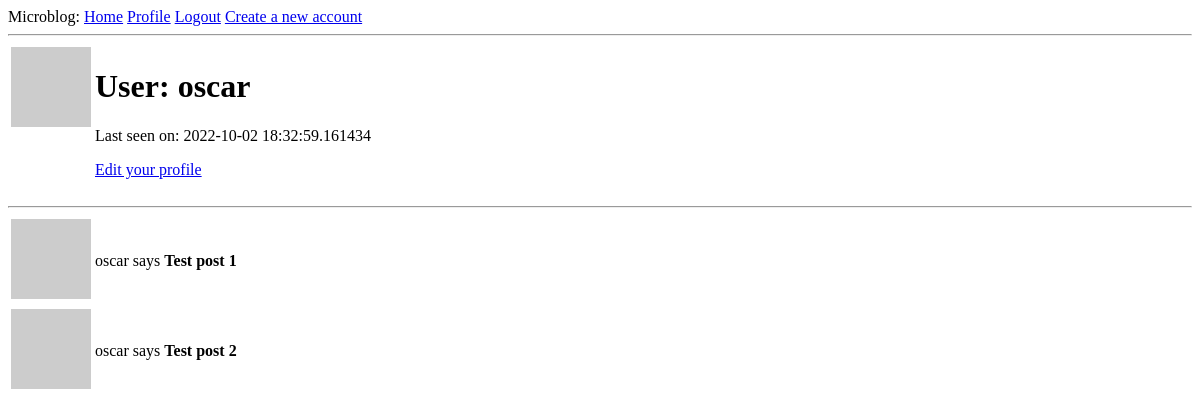
Before: /user/oscar (signed in) with the older database file.
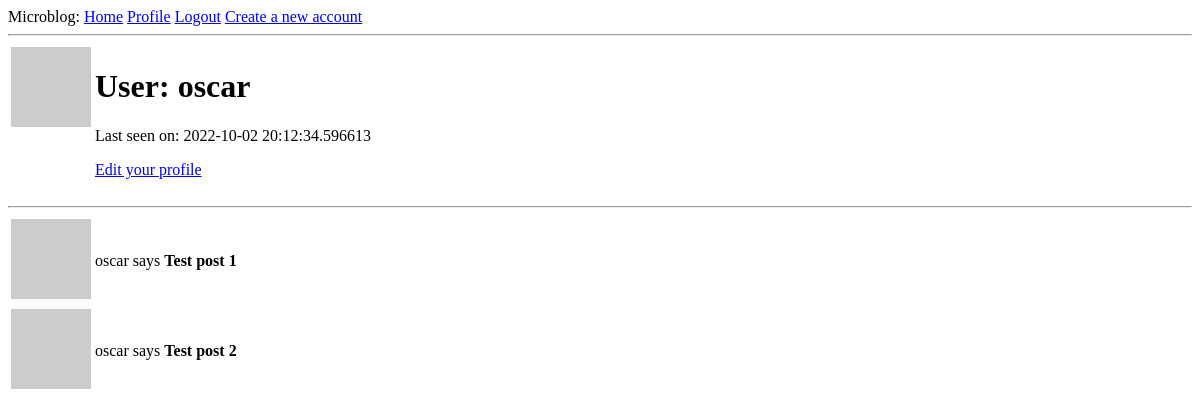
After: the same page with the newer database file.
### app/models.py (models this page shows, shortened)
class User(UserMixin, db.Model):
  id = db.Column(db.Integer, primary_key=True)
  username = db.Column(db.String(64), index=True, unique=True)
  email = db.Column(db.String(120), index=True, unique=True)
  password_hash = db.Column(db.String(128))
  posts = db.relationship("Post", backref="author", lazy="dynamic")
  about_me = db.Column(db.String(140))
  last_seen = db.Column(db.DateTime, default=datetime.utcnow)
  def avatar(self, size):
    digest = md5(self.email.lower().encode("utf-8")).hexdigest()
    return "https://www.gravatar.com/avatar/{}?d=identicon&s={}".format(digest, size)

### app/routes.py (the view)
@app.route("/user/<username>")
@login_required
def user(username):
    user = User.query.filter_by(username=username).first_or_404()
    posts = [
        {"author": user, "body": "Test post 1"},
        {"author": user, "body": "Test post 2"},
    ]
    return render_template("user.html", user=user, posts=posts)

### app/models.py (called while the page is built)
@login.user_loader
def load_user(id):
  return User.query.get(id)

### app/routes.py (called while the page is built)
@app.before_request
def before_request():
    if current_user.is_authenticated:
        current_user.last_seen = datetime.utcnow()
        db.session.commit()

### app/templates/user.html (shortened to what this page needs)
{% extends "base.html" %}
{% block content %}
  <table>
    <tr valign="top">
      <td><img src="{{ user.avatar(128) }}" alt=""></td>
      <td>
        <h1>User: {{ user.username }}</h1>
        {% if user.last_seen%}
          <p>Last seen on: {{ user.last_seen }}</p>
        {% endif %}
        <p><a href="{{ url_for('edit_profile')}}">Edit your profile</a></p>
      </td>
    </tr>
  </table>
  <hr>
  {% for post in posts %}
    {% include "_post.html" %}
  {% endfor %}
{% endblock %}

### app/templates/base.html (shortened to what this page needs)
<!doctype html>
<html>
    <head>
    </head>
    <body>
        <div>
            Microblog:
            <a href="{{ url_for('index') }}">Home</a>
            {% if current_user.is_anonymous %}
            <a href="{{ url_for('login') }}">Login</a>
            {% else %}
            <a href="{{ url_for('user', username=current_user.username) }}">Profile</a>
            <a href="{{ url_for('logout') }}">Logout</a>
            {% endif %}
            <a href="{{ url_for('signup')}}">Create a new account</a>
        </div>
        <hr>
        {% block content %}{% endblock %}
    </body>
</html>

### app/templates/_post.html
<table valign="top">
  <td><img src="{{ post.author.avatar(36) }}" alt=""></td>
    <td>
      {{ post.author.username }} says <b>{{ post.body }}</b>
    </td>
</table>

Changed rows visible on the page:
changed User "oscar": last_seen "2022-10-02 18:32:59.161434" → "2022-10-02 20:12:34.596613"
